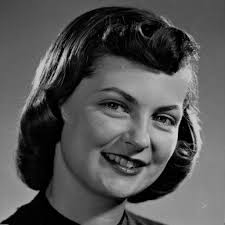
#> input picture image2.jpeg, 225 x 225 px, found by its file name
$ python low_pass_filters.py
#> lines starting #> are read from the running program, lines starting #| are printed output that depends on the picture; after the words box and inside, x2 and y2 are one past the last pixel; in counts of white or black regions, pixels touching at a corner belong together
import cv2
import numpy as np

def apply_ideal_lowpass_filter(image, cutoff_frequency):
    height, width = image.shape
    ideal_filter = np.zeros((height, width), dtype=np.float32)

    for u in range(height):
        for v in range(width):
            D = np.sqrt((u - height / 2)**2 + (v - width / 2)**2)
            ideal_filter[u, v] = 1 if D <= cutoff_frequency else 0

    # Apply FFT and filter
    F = np.fft.fft2(image)
    F_shifted = np.fft.fftshift(F)
    G_shifted = F_shifted * ideal_filter
    G = np.fft.ifftshift(G_shifted)
    filtered_image = np.fft.ifft2(G)

    return np.abs(filtered_image)


def apply_butterworth_filter(image, order, cutoff_frequency):
    height, width = image.shape
    butterworth_filter = np.zeros((height, width), dtype=np.float32)

    for u in range(height):
        for v in range(width):
            D = np.sqrt((u - height / 2)**2 + (v - width / 2)**2)
            butterworth_filter[u, v] = 1 / (1 + (D / cutoff_frequency)**(2 * order))

    # FFT of image
    F = np.fft.fft2(image)
    F_shifted = np.fft.fftshift(F)

    # Apply Butterworth filter
    G_shifted = F_shifted * butterworth_filter

    # Inverse FFT
    G = np.fft.ifftshift(G_shifted)
    filtered_image = np.fft.ifft2(G)

    return np.abs(filtered_image)

def apply_gaussian_lowpass_filter(image, cutoff_frequency):
    height, width = image.shape
    gaussian_filter = np.zeros((height, width), dtype=np.float32)

    for u in range(height):
        for v in range(width):
            D = np.sqrt((u - height / 2)**2 + (v - width / 2)**2)
            gaussian_filter[u, v] = np.exp(-(D**2) / (2 * (cutoff_frequency**2)))

    # Apply FFT and filter
    F = np.fft.fft2(image)
    F_shifted = np.fft.fftshift(F)
    G_shifted = F_shifted * gaussian_filter
    G = np.fft.ifftshift(G_shifted)
    filtered_image = np.fft.ifft2(G)

    return np.abs(filtered_image)

def add_gaussian_noise(image, mean=0, std=15):
    noise = np.random.normal(mean, std, image.shape).astype(np.float32)
    noisy_image = image.astype(np.float32) + noise
    return np.clip(noisy_image, 0, 255).astype(np.uint8)


img = cv2.imread('image2.jpeg', cv2.IMREAD_GRAYSCALE)
#> img is the input picture: shape (225, 225); min 0, max 220, mean 83.7
noisy_img = add_gaussian_noise(img, mean=0, std=15)
#> in add_gaussian_noise, `noisy_image = image.astype(np.float32) + noise`:
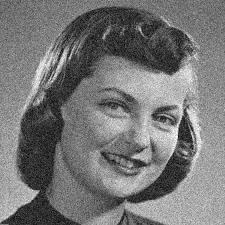
#> noisy_image: shape (225, 225) float32; min -50.72, max 238.1, mean 83.6; drawn with min black and max white
#> in add_gaussian_noise, `return np.clip(noisy_image, 0, 255).astype(np.uint8)`:
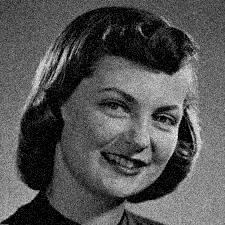
#> returned value: shape (225, 225); min 0, max 238, mean 83.9

# Filter the noisy image
cutoff = 50
butter = apply_butterworth_filter(noisy_img, order=4, cutoff_frequency=cutoff)
#> after the loop in apply_butterworth_filter, `for u in range(height):`:
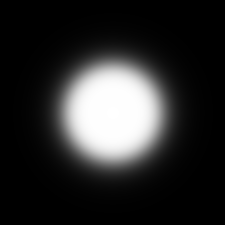
#> butterworth_filter: shape (225, 225) float32; min 9.51e-05, max 1, mean 0.172
#> in apply_butterworth_filter, `return np.abs(filtered_image)`:
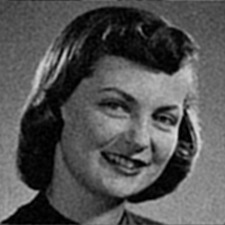
#> returned value: shape (225, 225) float64; min 0.036, max 222.7, mean 83.9
gauss = apply_gaussian_lowpass_filter(noisy_img, cutoff_frequency=cutoff)
#> after the loop in apply_gaussian_lowpass_filter, `for u in range(height):`:
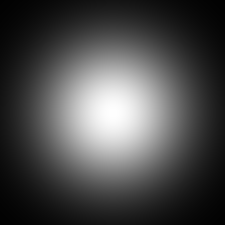
#> gaussian_filter: shape (225, 225) float32; min 0.00633, max 1, mean 0.295
ideal = apply_ideal_lowpass_filter(noisy_img, cutoff_frequency=cutoff)
#> after the loop in apply_ideal_lowpass_filter, `for u in range(height):`:
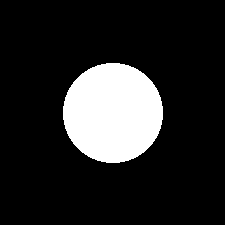
#> ideal_filter: shape (225, 225) float32; values 0 (black) and 1 (white), 15.5% white; 1 white region, box (x1, y1, x2, y2) and area: (63, 63, 163, 163) 7860

# Prepare display
cv2.imshow("Original", img)
cv2.imshow("Gaussian Noisy Image", noisy_img)
cv2.imshow("Butterworth Filtered", np.uint8(np.clip(butter, 0, 255)))
cv2.imshow("Gaussian Filtered", np.uint8(np.clip(gauss, 0, 255)))
cv2.imshow("Ideal Filtered", np.uint8(np.clip(ideal, 0, 255)))
cv2.waitKey(0)
cv2.destroyAllWindows()
